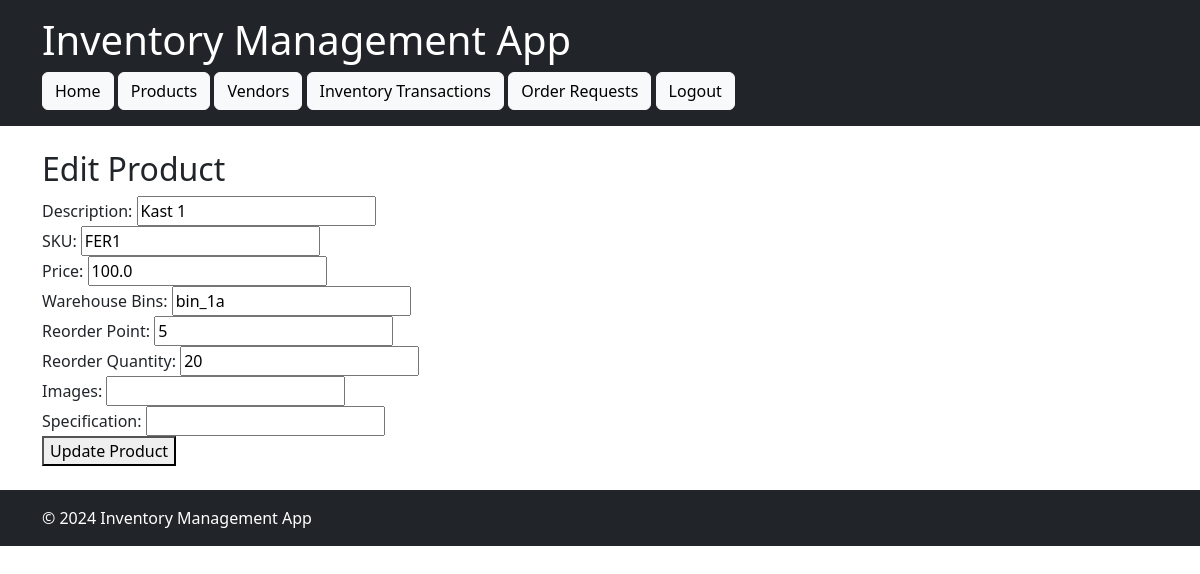
Screenshot of /products/edit/1 (signed in) with the database file from the repository.
### models.py (models this page shows, shortened)
class Product(db.Model):
    id = db.Column(db.Integer, primary_key=True)
    description = db.Column(db.String(255), nullable=False)
    sku = db.Column(db.String(50), unique=True, nullable=False)
    price = db.Column(db.Float, nullable=False)
    warehouse_bins = db.Column(db.String(255), nullable=False)
    reorder_point = db.Column(db.Integer, nullable=False)
    reorder_quantity = db.Column(db.Integer, nullable=False)
    images = db.Column(db.String(255))
    specification = db.Column(db.String(255))
    inventory_level = db.Column(db.Integer, nullable=False, default=0)
    vendor_id = db.Column(db.Integer, db.ForeignKey('vendor.id'), nullable=False)
    vendor = db.relationship('Vendor', backref='products')

### app.py (the view, shortened to what this page needs)
@app.route('/products/edit/<int:id>', methods=['GET', 'POST'])
@login_required
def edit_product(id):
    product = Product.query.get_or_404(id)
    return render_template('edit_product.html', product=product)

### app.py (called while the page is built)
@login_manager.user_loader
def load_user(user_id):
    return User.query.get(int(user_id))

### templates/edit_product.html
{% extends "base.html" %}
{% block content %}
<h2>Edit Product</h2>
<form method="POST">
    <label for="description">Description:</label>
    <input type="text" id="description" name="description" value="{{ product.description }}" required><br>
    <label for="sku">SKU:</label>
    <input type="text" id="sku" name="sku" value="{{ product.sku }}" required><br>
    <label for="price">Price:</label>
    <input type="number" id="price" name="price" step="0.01" value="{{ product.price }}" required><br>
    <label for="warehouse_bins">Warehouse Bins:</label>
    <input type="text" id="warehouse_bins" name="warehouse_bins" value="{{ product.warehouse_bins }}" required><br>
    <label for="reorder_point">Reorder Point:</label>
    <input type="number" id="reorder_point" name="reorder_point" value="{{ product.reorder_point }}" required><br>
    <label for="reorder_quantity">Reorder Quantity:</label>
    <input type="number" id="reorder_quantity" name="reorder_quantity" value="{{ product.reorder_quantity }}" required><br>
    <label for="images">Images:</label>
    <input type="text" id="images" name="images" value="{{ product.images }}"><br>
    <label for="specification">Specification:</label>
    <input type="text" id="specification" name="specification" value="{{ product.specification }}"><br>
    <button type="submit">Update Product</button>
</form>
{% endblock %}

### rows the page displays
Product: description "Kast 1", sku "FER1", price "100.0", warehouse_bins "bin_1a", reorder_point "5", reorder_quantity "20"
